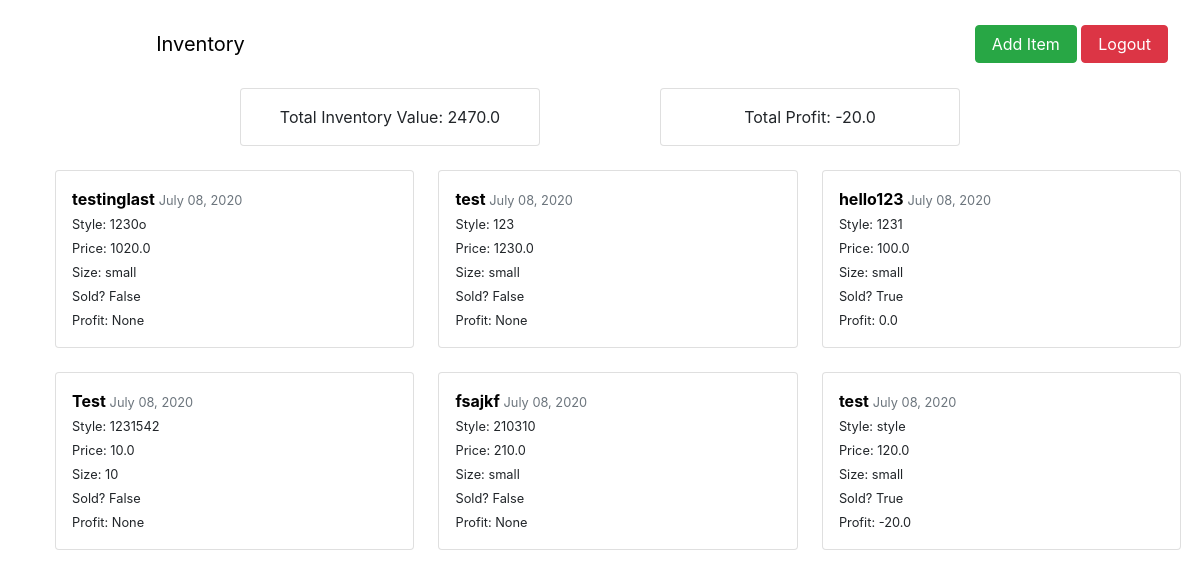
Screenshot of /inventory/ (signed in) with the database file from the repository.
### inventory/models.py (models this page shows, shortened)
class Item(models.Model):
	product = models.CharField(max_length = 50, default = '')
	style = models.CharField(max_length = 15, default = '')
	price = models.FloatField(default = '')
	size = models.CharField(max_length = 10, default = '')
	date_purchased = models.DateTimeField(default=timezone.now)
	date_sold = models.DateTimeField(default=timezone.now)
	sold = models.BooleanField(default=False)
	price_sold = models.FloatField(default=0)
	account = models.ForeignKey(User,on_delete=models.CASCADE)

### inventory/views.py (the view)
# urls.py: path('inventory/', inventory_views.ItemListView.as_view(), name = 'inventory'),
class ItemListView(ListView):
	model = Item
	template_name = 'inventory/home.html'
	context_object_name = 'stock'
	def get_queryset(self):
		user = get_object_or_404(User, username=self.request.user)
		return Item.objects.filter(account=user).order_by('-date_purchased')

### inventory/templatetags/tracker.py (called while the page is built)
@register.simple_tag
def findTotal(firstItem):
	if firstItem != None:
		user = firstItem.account
		Items = Item.objects.filter(account=user)
		total = 0
		for product in Items:
			if product.sold == 0:
				total+=product.price
		return total
	return 0

@register.simple_tag
def totalProfit(firstItem):
	if firstItem != None:
		user = firstItem.account
		Items = Item.objects.filter(account=user)
		totalProfit = 0
		for product in Items:
			if product.sold == 1:
				totalProfit += product.price_sold - product.price
		return totalProfit
	return 0

@register.simple_tag
def profit(item):
	if (item.sold):
		profit = item.price_sold - item.price
		return profit

### inventory/templates/inventory/home.html
{% extends "inventory/base.html" %}
{% load tracker %}
{% block content %}
<div class = "container-fluid">
	<div class = "row">
		<div class = "card p-3 mt-3" style = "width:25%; left:20%; text-align: center">Total Inventory Value: {% findTotal stock.first %}</div>
		<div class = "card p-3 mt-3" style = "width:25%; left:30%; text-align: center">Total Profit: {% totalProfit stock.first %} </div>
	</div>
	<div class = "row align-items-start ml-3">
		{% for item in stock %}
		<div class = "card mt-4 p-3 ml-4" style = "width:30.75%">
			<div>
				<a class = "font-weight-bold" href = "{% url 'item-detail' item.id %}" style = "color:black"> {{ item.product }} </a>
				<small class = "text-muted"> {{ item.date_purchased|date:"F d, Y"}}</small>
				<div class = "justify-content-md-center">
					<small> Style: {{ item.style }} <br> </small>
					<small> Price: {{ item.price }} <br> </small>
					<small> Size: {{ item.size }} <br> </small>
					<small> Sold? {{ item.sold }} <br> </small>
					<small> Profit: {% profit item %} </small>
				</div>
			</div>
		</div>
		{% if forloop.counter|divisibleby:3 and not forloop.first %}
		</div>
		{% if not forloop.last%}
		<div class = "row align-items-start ml-3">
		{% endif %}
		{% endif %}
	{% endfor %}
{% endblock content %}

### inventory/templates/inventory/base.html (shortened to what this page needs)
<!DOCTYPE html>
<html>
<head>
    <link rel="stylesheet" href="https://stackpath.bootstrapcdn.com/bootstrap/4.5.0/css/bootstrap.min.css">
</head>
<body>
    <nav class = "navbar mt-3">
        <div style = "margin-left: 12%">
            <a class = "navbar-brand" href = "/" style="color:black"> Inventory </a>
        </div>
        <div class = "mr-3">
            {% if user.is_authenticated %}
                {% if request.get_full_path == "/inventory/" %}
                <a class = "btn btn-success px-3" href = "{% url 'item-create' %}" style="color: white">Add Item</a>
                {% endif %}
                <a class = "btn btn-danger px-3" href="{% url 'logout' %}" style = "color: white">Logout</a>
            {% else %}
                <a class = "btn btn-success px-3" href="{% url 'login' %}" style = "color: white">Login</a>
                <a class = "btn btn-danger px-3" href="{% url 'register' %}">Register</a>
            {% endif %}
        </div>
    </nav>
    <main role = "main">
        {% block content %} {% endblock %}
    </main>
</body>
</html>

### rows the page displays
Item: account+sold+price "2470.0", account+sold "-20.0", product "testinglast", date_purchased "July 08, 2020", style "1230o", price "1020.0", size "small", sold "False", sold "None"
Item: product "test", date_purchased "July 08, 2020", style "123", price "1230.0", size "small", sold "False", sold "None"
Item: product "hello123", date_purchased "July 08, 2020", style "1231", price "100.0", size "small", sold "True", sold+price_sold+price "0.0"
Item: product "Test", date_purchased "July 08, 2020", style "1231542", price "10.0", size "10", sold "False", sold "None"
Item: product "fsajkf", date_purchased "July 08, 2020", style "210310", price "210.0", size "small", sold "False", sold "None"
Item: product "test", date_purchased "July 08, 2020", style "style", price "120.0", size "small", sold "True", sold+price_sold+price "-20.0"
